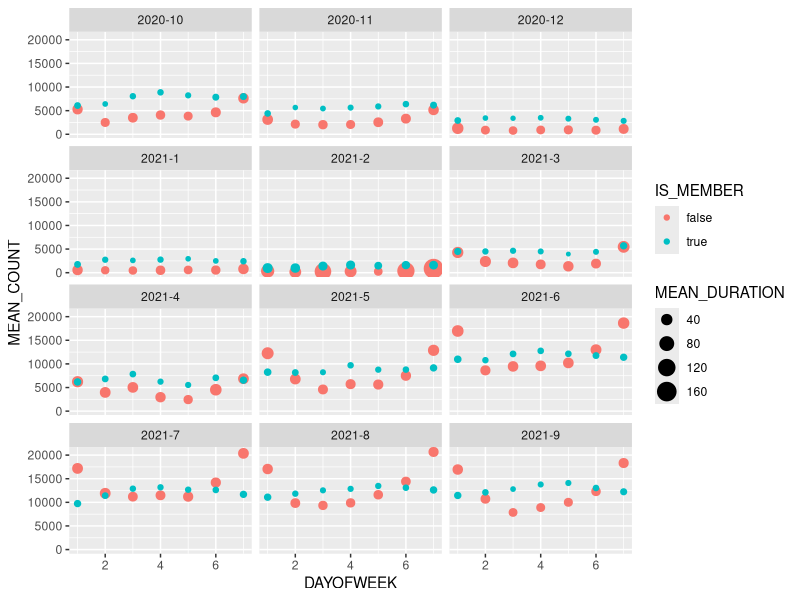
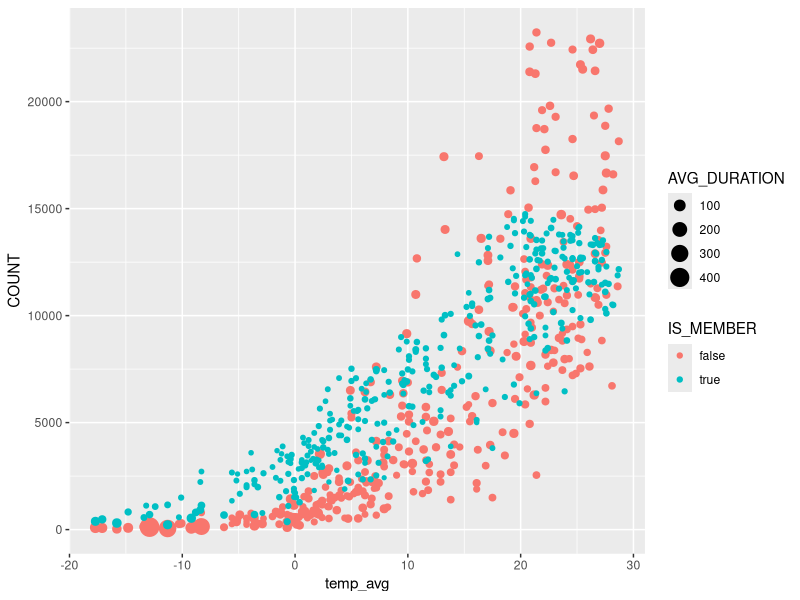

Generate these figures, in order, with R:
## ---- chunk 1
knitr::opts_chunk$set(echo = TRUE)
install.packages("ggplot2", repos = "http://cran.us.r-project.org")
library(ggplot2)
library(dplyr)
## ---- chunk 2
d <- read.csv("avg-duration-by-weekday.csv")
head(d, n = 3)
## ---- chunk 3
agg <- read.csv("agg_daily_duration_count.csv")
head(agg, n = 3)
## ---- chunk 4
agg2 <- agg %>%
  group_by(YEAR_MONTH, DAYOFWEEK, IS_MEMBER) %>%
  summarise(MEAN_DURATION = mean(AVG_DURATION), MEAN_COUNT = mean(COUNT))
## ---- chunk 5
ggplot(data = agg2, aes(x = DAYOFWEEK, y = MEAN_COUNT, color = IS_MEMBER, size = MEAN_DURATION)) +
  geom_point() +
  facet_wrap(~YEAR_MONTH, ncol = 3)
## ---- chunk 6
weather <- read.csv("agg-daily-trips-weather.csv")
weather %>%
  select(-wind_2min_peak, -temp_min, -temp_max) %>%
  head(n = 3)
## ---- chunk 7
ggplot(data = weather, aes(x = temp_avg, y = COUNT, color = IS_MEMBER, size = AVG_DURATION)) +
  geom_point()
